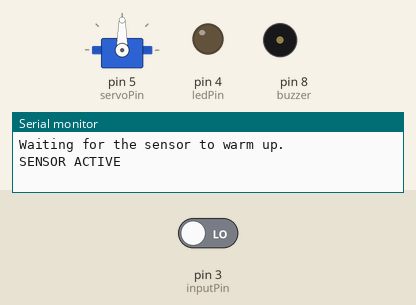
A sketch run on a simulated Arduino Uno, built with avr-gcc and run on an emulated ATmega328P. Shown: servo, output pins drawn as LEDs (lit = HIGH), buzzer (waves = sounding), the last lines printed to the serial monitor. Inputs (shaded band) come from the test bench; at power-on: pin 3 (inputPin) LOW.

Above: at 1.2 s.
1.3 s: pin 3 (inputPin) driven HIGH
At 2.6 s:
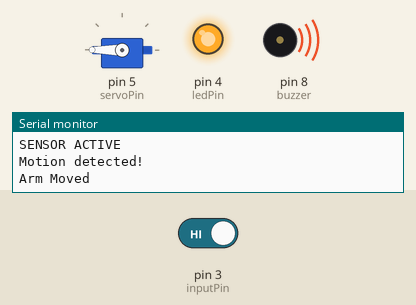
Timing chart, 0 to 4.3 s (numbered marks = the images above; inputs shaded):
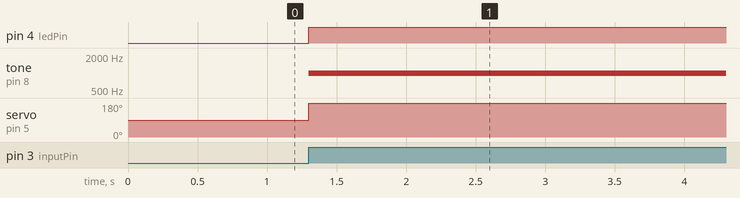

Measured:
- after the input at 1.3 s, pin 4 (ledPin): LOW → HIGH at once; tone on pin 8 (buzzer): silent → 1000 Hz at once; servo on pin 5 (servoPin): 90° → 180° at once

The sketch:

Source_Code.ino
```cpp
/*  PIR Motion Sensor With Servo Motor
 *
 *  GitHub URL - https://github.com/narayanvyas/Arduino-PIR-Motion-Sensor-SC-SR501-With-Servo-Motor
 *
 *  Developed By Web Dev Fusion
 *  URL - https://www.webdevfusion.com
 *
 *  Designed By S-Kit
 *
 * Components
 * ----------
 *  - Arduino Uno
 *  - Infrared Motion Sensor
 *  - Ultrasonic Distance Sensor
 *  - An LED
 *  - A 220 Ohm resistor for the LED
 *  - A Buzzer
 *  - A Servo Motor
 *
 *  Libraries
 *  ---------
 *  - None
 *
 * Connections
 * -----------
 *  Break out    |    Arduino Uno
 *  --------------------------------------------
 *      PIR VCC            |        5V
 *      PIR GND            |        GND
 *      PIR OUT            |        3
 *      Servo VCC VCC      |        5V
 *      Servo GND          |        GND
 *      Servo Out          |        5
 *      Buzzer GND         |        GND
 *      Buzzer Out         |        8
 *
 * Also connect an LED to simulate a controlled device.
 *           220 Ohm
 *    3 ----/\/\/\/\----(LED |)----GND
 *
 */

#include <Servo.h>      // Loading Servo Motor Header Files

int ledPin   = 4;       // choose the pin for the LED
int inputPin = 3;       // choose the input pin (for PIR sensor)
int pirState = LOW;     // we start, assuming no motion detected
int val      = 0;       // variable for reading the pin status
int buzzer = 8;         // choose pin for the buzzer
int servoPin = 5;       // Servo Pin

//the time we give the sensor to calibrate (10-60 secs according to the datasheet)
int calibrationTime = 30; //This time is in seconds
Servo Servo1;             // creating servo object

void setup() {
  pinMode(ledPin, OUTPUT);      // declare LED as output
  pinMode(inputPin, INPUT);     // declare sensor as input
  pinMode(buzzer, OUTPUT);     // declare buzzer as output
  Servo1.attach(servoPin);     // attaching servo pin

  Serial.begin(9600);
  Serial.println("Waiting for the sensor to warm up.");
  Serial.println("SENSOR ACTIVE");
}

void loop(){
  val = digitalRead(inputPin);  // read input value

  if (val == HIGH) {            // check if the input is HIGH
    digitalWrite(ledPin, HIGH);  // turn LED ON
    tone(buzzer, 1000);
    if (pirState == LOW) {
      // we have just turned on
      Serial.println("Motion detected!");
      // We only want to print on the output change, not state
      pirState = HIGH;
      Servo1.write(180);
      Serial.println("Arm Moved");
      delay(5000);
    }
  } else {
    digitalWrite(ledPin, LOW); // turn LED OFF
    if (pirState == HIGH){
      // we have just turned off
      Serial.println("Motion ended!");
      // We only want to print on the output change, not state
      pirState = LOW;
      noTone(buzzer);
      Servo1.write(0);
      Serial.println("Arm Moved Back To Original Stage");
    }
  }
}
```
